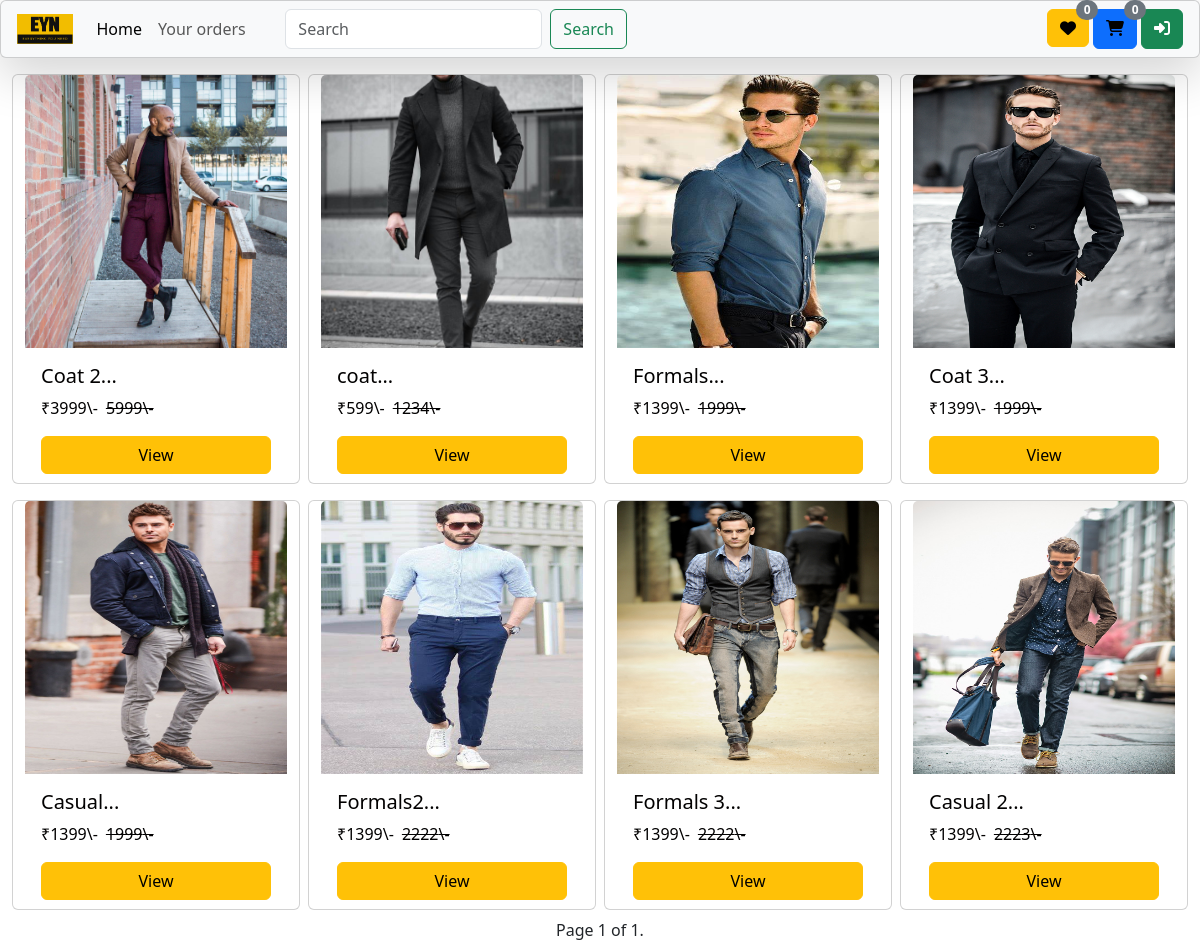
Page /products/Mens Winter Wear/ on the committed database.
### home/models.py (models this page shows, shortened)
class BaseModel(models.Model):
    product_uuid = models.UUIDField(default=uuid.uuid4, editable=False, primary_key=True )
    created_at = models.DateField(auto_now_add=True)
    updated_at = models.DateField(auto_now_add=True)
    class Meta:
        abstract = True

class products(BaseModel):
    product_category = models.CharField(max_length=100)
    product_image = models.ImageField(upload_to="products", null=True, blank=True)
    product_image1 = models.ImageField(upload_to="products", null=True, blank=True)
    product_image2 = models.ImageField(upload_to="products", null=True, blank=True)
    product_name = models.CharField(max_length=100)
    real_price = models.IntegerField(default=1)
    discounted_price = models.IntegerField(default=1)
    product_description = models.TextField()
    size = models.CharField(max_length=100, default="medium")

### home/views.py (the view, shortened to what this page needs)
# urls.py: path('products/<product_category>/', products_page, name="products"),
def products_page(request, product_category):
    user = request.user
    product = products.objects.filter(product_category = product_category)
    paginator = Paginator(product, 10)  # Show 25 contacts per page.
    page_number = request.GET.get("page", 1)
    page_obj = paginator.get_page(page_number)
    context = {"products":page_obj, "user":user}
    search_result = products.objects.all()
    searched = False
    length = 0
    w_length = 0
    if user.is_authenticated:
        length = len(cart_items.objects.filter(cart__user=user, cart__is_paid=False))
        w_length = len(wishlist.objects.filter(user=user))
    context["length"]=length
    context["w_length"] = w_length
    return render(request, "products.html",context=context)

### home/templates/products.html (shortened to what this page needs)
{% extends "base.html" %}
{% block start %}
<nav class="navbar navbar-expand-lg p-1 bg-body-tertiary fixed-top card shadow-lg">
  <div class="container-fluid">
    <a class="navbar-brand fs-4" href="/"><img src="/media/logo/EYN_edited.png" alt="..." style="height: 30px; margin-bottom: 4px;"></a>
      </div></a>
    <div class="sidebar offcanvas offcanvas-start" tabindex="-1" id="offcanvasNavbar" aria-labelledby="offcanvasNavbarLabel">
      <div class="offcanvas-body">
        <ul class="navbar-nav flex-grow-1 pe-3">
          <li class="nav-item">
            <a class="nav-link active" aria-current="page" href="/">Home</a>
          </li>
          <li class="nav-item">
            <a class="nav-link" href="/orders/">Your orders</a>
          </li>
        </ul>
        <form class="d-flex" role="search">
          <input class="form-control me-2" type="search" name="search" placeholder="Search" aria-label="Search">
          <button class="btn btn-outline-success" type="submit">Search</button>
        </form>
        <a href="/wishlist/"><div class="btn btn-warning icon1"><i class="fa-solid fa-heart"></i><span class="wishlist badge text-bg-secondary rounded-pill">{{w_length}}</span></div></a>
      <a href="/cart/"><div class="btn btn-primary mx-1"><i class="fa-solid fa-cart-shopping"></i>
        <span class="wishlist badge text-bg-secondary rounded-pill">{{length}}</span></a></div></a>
        {% if user.is_authenticated %}
        <a class="btn btn-danger mx-2" href="/logout/"><i class="fa-solid fa-right-from-bracket"></i></a>
        {% else %}
          <a class="btn btn-success" href="/login/"><i class="fa-solid fa-right-to-bracket"></i></a>
        {% endif %}
      </div>
</nav>
{% if searched %}
<div class="d-flex o-hide " style="justify-content: center;
margin-top: 66px;
">
    <div class="row d-flex infinite-container" style="justify-content: center;">
    {% for result in results %}
    <div class="card p_card mx-1 col-12 my-2 products-media">
    <a href="/product/{{result.product_uuid}}"><img src="/media/{{result.product_image}}" class="card-img-top" alt="..." >
        <div class="card-body">
            <h5 class="card-title">{{result.product_name|slice:":10"}}</h5>
            <div class="d-flex">
              <p class="card-text">₹{{result.discounted_price}}\-</p>
              <strike><p class="card-text mx-2">{{result.real_price}}\-</p></strike>
            </div>
            <a href="/product/{{result.product_uuid}}" class="btn btn-warning bigCard d-flex" style="justify-content: center;">View</a>
        </div></a>
    </div>
  {% endfor %}
  </div>
  </div>
<div class="d-flex" style="justify-content: center;">
  <div class="pagination">
    <span class="step-links">
        {% if results.has_previous %}
            <a class="btn btn-outline-success my-2" href="?page=1">&laquo; first</a>
            <a class="btn btn-outline-success my-2" href="?page={{ results.previous_page_number }}">previous</a>
        {% endif %}
        <span class="current">
            Page {{ results.number }} of {{ results.paginator.num_pages }}.
        </span>
        {% if results.has_next %}
            <a class="btn btn-outline-success my-2" href="?page={{ results.next_page_number }}">next</a>
            <a class="btn btn-outline-success my-2" href="?page={{ results.paginator.num_pages }}">last &raquo;</a>
        {% endif %}
    </span>
</div>
</div>
{% else %}
<div class="d-flex o-hide " style="justify-content: center;
margin-top: 66px;
">
    <div class="row d-flex infinite-container" style="justify-content: center;">
    {% for product in products %}
    <div class="card p_card mx-1 my-2 products-media">
    <a href="/product/{{product.product_uuid}}"><img src="/media/{{product.product_image}}" class="card-img-top" alt="...">
        <div class="card-body">
            <h5 class="card-title">{{product.product_name|slice:":20"}}...</h5>
            <div class="d-flex">
              <p class="card-text">₹{{product.discounted_price}}\-</p>
              <strike><p class="card-text mx-2">{{product.real_price}}\-</p></strike>
            </div>
            <a href="/product/{{product.product_uuid}}" class="btn btn-warning bigCard d-flex" style="justify-content: center;">View</a>
        </div></a>
    </div>
  {% endfor %}
  </div>
  </div>
  <div class="d-flex" style="justify-content: center;">
    <div class="pagination">
      <span class="step-links">
          <span class="current">
              Page {{ products.number }} of {{ products.paginator.num_pages }}.
          </span>
      </span>
  </div>
</div>
  {% endif %}
{% endblock %}

### static/style.css (style rules this page uses)
.icon1 { margin-left: 420px; }
.bigCard { transition: 0.5s; }
.o-hide { overflow: hidden; }
.p_card { height: 410px; }
.p_card img { height: 263px; }
.products-media { width: 18rem; }
.products-media img { height: 273px; }
a { color: #020101; text-decoration: none; }
.wishlist.badge { position: absolute; top: -1px; }

### rows in the picture
products: product_image (picture), product_name "Coat 2", discounted_price "3999", real_price "5999"
products: product_image (picture), product_name "coat", discounted_price "599", real_price "1234"
products: product_image (picture), product_name "Formals", discounted_price "1399", real_price "1999"
products: product_image (picture), product_name "Coat 3", discounted_price "1399", real_price "1999"
products: product_image (picture), product_name "Casual", discounted_price "1399", real_price "1999"
products: product_image (picture), product_name "Formals2", discounted_price "1399", real_price "2222"
products: product_image (picture), product_name "Formals 3", discounted_price "1399", real_price "2222"
products: product_image (picture), product_name "Casual 2", discounted_price "1399", real_price "2223"

### other values in the picture
{{ w_length }} "0"
{{ length }} "0"
{{ products.number }} "1"
{{ products.paginator.num_pages }} "1"
